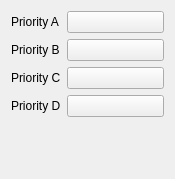
<?xml version="1.0" encoding="UTF-8"?>
<ui version="4.0">
 <class>Form</class>
 <widget class="QWidget" name="Form">
  <property name="geometry">
   <rect>
    <x>0</x>
    <y>0</y>
    <width>175</width>
    <height>179</height>
   </rect>
  </property>
  <property name="windowTitle">
   <string>Form</string>
  </property>
  <layout class="QVBoxLayout" name="verticalLayout">
   <item>
    <layout class="QFormLayout" name="formLayout">
     <item row="0" column="0">
      <widget class="QLabel" name="label">
       <property name="text">
        <string>Priority A</string>
       </property>
      </widget>
     </item>
     <item row="0" column="1">
      <widget class="KColorButton" name="colorA"/>
     </item>
     <item row="1" column="0">
      <widget class="QLabel" name="label_2">
       <property name="text">
        <string>Priority B</string>
       </property>
      </widget>
     </item>
     <item row="1" column="1">
      <widget class="KColorButton" name="colorB"/>
     </item>
     <item row="2" column="0">
      <widget class="QLabel" name="label_3">
       <property name="text">
        <string>Priority C</string>
       </property>
      </widget>
     </item>
     <item row="2" column="1">
      <widget class="KColorButton" name="colorC"/>
     </item>
     <item row="3" column="0">
      <widget class="QLabel" name="label_4">
       <property name="text">
        <string>Priority D</string>
       </property>
      </widget>
     </item>
     <item row="3" column="1">
      <widget class="KColorButton" name="colorD"/>
     </item>
    </layout>
   </item>
   <item>
    <spacer name="verticalSpacer">
     <property name="orientation">
      <enum>Qt::Vertical</enum>
     </property>
     <property name="sizeHint" stdset="0">
      <size>
       <width>20</width>
       <height>40</height>
      </size>
     </property>
    </spacer>
   </item>
  </layout>
 </widget>
 <customwidgets>
  <customwidget>
   <class>KColorButton</class>
   <extends>QPushButton</extends>
   <header>kcolorbutton.h</header>
  </customwidget>
 </customwidgets>
 <resources/>
 <connections/>
</ui>
